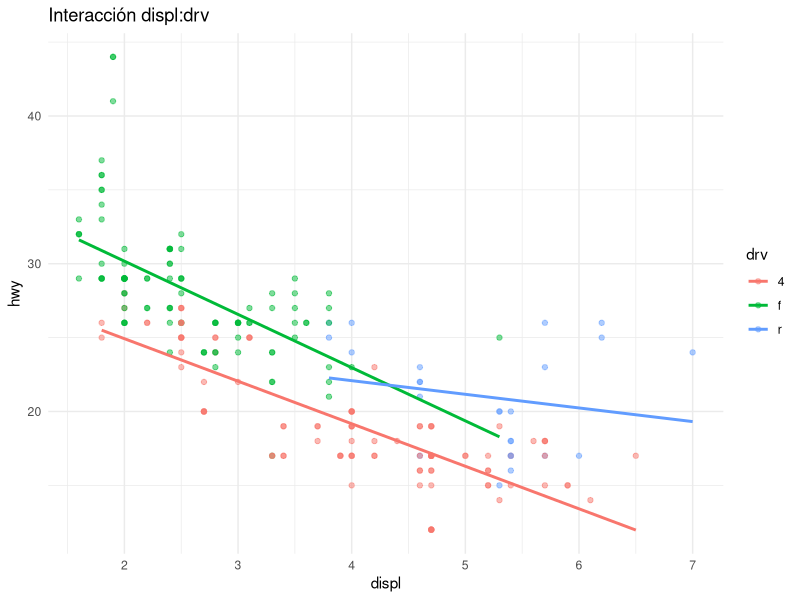
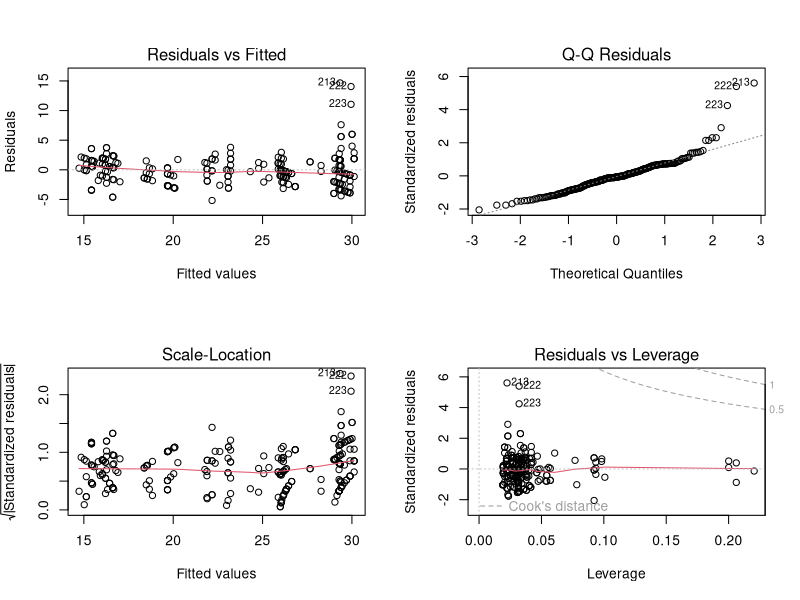
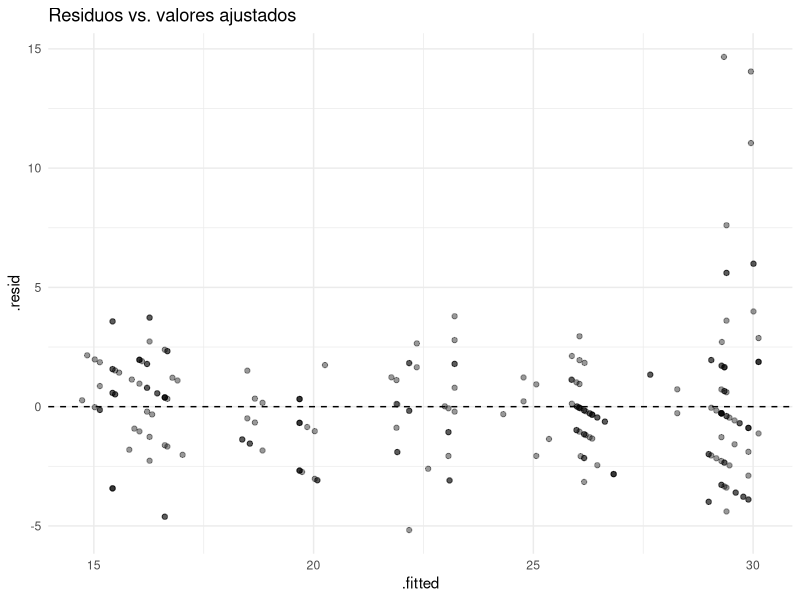

The R source for these figures, in order:
# =============================================================================
# Sesión 8 — Día 4 · tarde — Diagnóstico de supuestos y ANOVA
# Curso de nivelación en R — CIMAT Aguascalientes
# =============================================================================
#
# Objetivo de la sesión (2h):
#   Trabajar con interacciones, diagnosticar los supuestos de un modelo
#   lineal y comparar modelos anidados con ANOVA.

library(tidyverse)
library(broom)

datos <- as_tibble(mpg)
modelo_multi <- lm(hwy ~ displ + cyl + class, data = datos)

# -----------------------------------------------------------------------------
# 1. Interacciones
# -----------------------------------------------------------------------------

modelo_interaccion <- lm(hwy ~ displ * drv, data = datos)
summary(modelo_interaccion)

ggplot(datos, aes(displ, hwy, color = drv)) +
  geom_point(alpha = 0.5) +
  geom_smooth(method = "lm", se = FALSE) +
  labs(title = "Interacción displ:drv") +
  theme_minimal()

# -----------------------------------------------------------------------------
# 2. Diagnóstico de supuestos
# -----------------------------------------------------------------------------
# Supuestos clásicos de lm(): linealidad, homocedasticidad, normalidad de
# residuos, independencia, ausencia de multicolinealidad severa.

par(mfrow = c(2, 2))
plot(modelo_multi)      # 4 gráficos de diagnóstico clásicos de R
par(mfrow = c(1, 1))

# 1. Residuals vs Fitted -> ¿hay patrón? (viola linealidad/homocedasticidad)
# 2. Q-Q plot -> ¿residuos se ven normales?
# 3. Scale-Location -> homocedasticidad
# 4. Residuals vs Leverage -> observaciones influyentes (distancia de Cook)

# Multicolinealidad: VIF (Variance Inflation Factor)
# install.packages("car")
car::vif(modelo_multi)     # VIF > 5-10 sugiere colinealidad problemática

# Residuos "aumentados" con broom, útiles para graficar con ggplot
aug <- augment(modelo_multi)
ggplot(aug, aes(.fitted, .resid)) +
  geom_point(alpha = 0.4) +
  geom_hline(yintercept = 0, linetype = "dashed") +
  labs(title = "Residuos vs. valores ajustados") +
  theme_minimal()

# -----------------------------------------------------------------------------
# 3. ANOVA y comparación de modelos anidados
# -----------------------------------------------------------------------------

modelo_simple <- lm(hwy ~ displ, data = datos)
anova(modelo_simple, modelo_multi)   # ¿mejora significativamente el modelo
                                       # más grande respecto al más chico?

# ANOVA de un factor (equivalente a comparar medias entre grupos)
modelo_anova <- lm(hwy ~ class, data = datos)
anova(modelo_anova)

# =============================================================================
# EJERCICIOS
# =============================================================================

# 1. Usando augment(), identifica las 3 observaciones con mayor residuo
#    absoluto del modelo_multi. ¿Qué tienen en común?

# 2. (Reto) Ajusta dos modelos anidados: uno sin interacción
#    (hwy ~ displ + drv) y otro con interacción (hwy ~ displ * drv).
#    Compáralos con anova() y decide, con base en el p-value, si la
#    interacción aporta información significativa.

# =============================================================================
# EJEMPLO: diagnóstico completo y decisión informada
# =============================================================================

aug_multi <- augment(modelo_multi)

# Normalidad de los residuos: complementa el Q-Q plot con una prueba formal
# (shapiro.test(), de la sesión 6) -- H0: los residuos son normales
shapiro.test(aug_multi$.resid)

# Observaciones influyentes: distancia de Cook > 4/n es una regla práctica
# común (no es un umbral mágico, pero sirve como primer filtro)
umbral_cook <- 4 / nrow(aug_multi)
idx_influyentes <- which(aug_multi$.cooksd > umbral_cook)
length(idx_influyentes)
aug_multi[idx_influyentes, c("hwy", ".fitted", ".resid", ".cooksd")]

# ¿Cambian mucho los coeficientes si quitamos esas observaciones?
modelo_sin_influyentes <- lm(hwy ~ displ + cyl + class, data = datos[-idx_influyentes, ])

bind_rows(
  tidy(modelo_multi) %>% mutate(modelo = "con todas"),
  tidy(modelo_sin_influyentes) %>% mutate(modelo = "sin influyentes")
) %>%
  select(modelo, term, estimate) %>%
  pivot_wider(names_from = modelo, values_from = estimate)

# 3. Usando aug_multi, grafica un histograma de los residuos (.resid) con
#    ggplot2 y compáralo visualmente contra el resultado de shapiro.test().
#    ¿Coinciden tu impresión visual y la prueba formal?

# 4. (Reto) Repite el análisis de observaciones influyentes pero para
#    modelo_interaccion en vez de modelo_multi. ¿Cambia el número de
#    observaciones influyentes?
